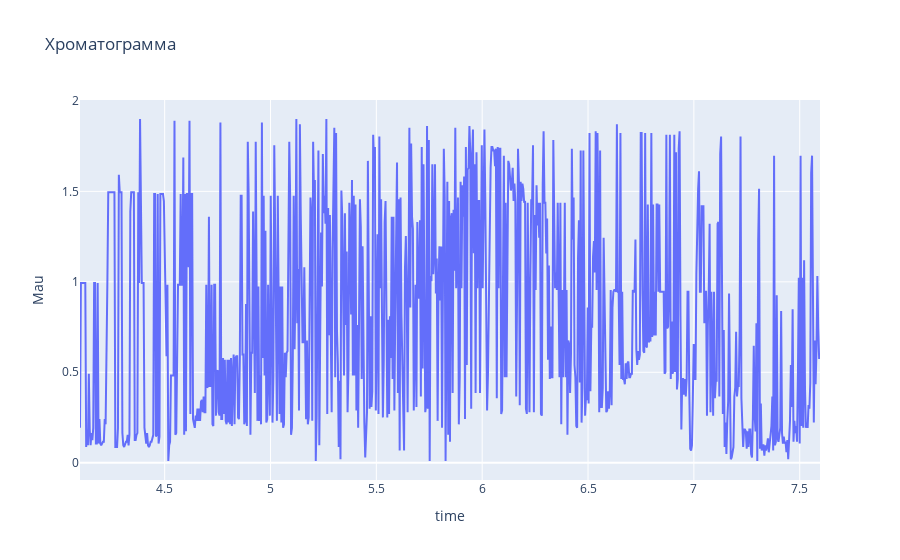

Source (notebook cell):
### Code cell
fon_val = 256
fon = (fon_val,fon_val,fon_val)
line_val = 30
line = (line_val,line_val,line_val)
grid_val = 256
grid = (grid_val,grid_val,grid_val)

df = pd.DataFrame(process_graph('graph1.jpg', 4.1, 7.6, 0, 1.9, line, fon, grid),columns=['time','Mau'])

df.shape

import plotly.express as px

fig = px.line(df, x="time", y="Mau", title='Хроматограмма')
fig.show()

### Figure 1 — Plotly figure (JSON) as saved in the notebook; plotly's stock layout.template omitted (floating-point values rounded to 4 significant figures; data arrays with more than 128 entries replaced by an {"elided": "..."} marker saying what was removed)
{"data": [{"hovertemplate": "time=%{x}<br>Mau=%{y}<extra></extra>", "legendgroup": "", "line": {"color": "#636efa", "dash": "solid"}, "marker": {"symbol": "circle"}, "mode": "lines", "name": "", "orientation": "v", "showlegend": false, "type": "scatter", "x": {"elided": "839 float values"}, "xaxis": "x", "y": {"elided": "839 float values"}, "yaxis": "y"}], "layout": {"legend": {"tracegroupgap": 0}, "title": {"text": "Хроматограмма"}, "xaxis": {"anchor": "y", "domain": [0, 1], "title": {"text": "time"}}, "yaxis": {"anchor": "x", "domain": [0, 1], "title": {"text": "Mau"}}}}
